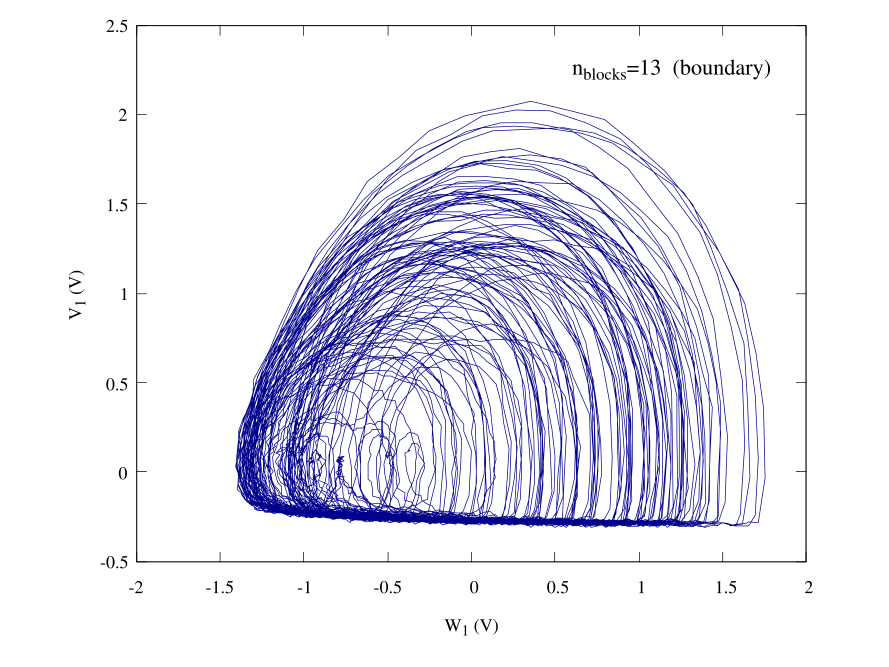

This figure's gnuplot source:
set terminal qt persist
set termoption font "Times,10"
set border lw 0.5

set label at graph 0.65,0.925 "n_{blocks}=13  (boundary)" font ",12"
set xlabel "W_1 (V)"
set ylabel "V_1 (V)"
set size ratio 0.8
set xrange [-2:2]
set yrange [-0.5:2.5]
plot "13_blocks_avg.dat" u ($3*10):($2*10) every ::0::10000 w l notitle lc "dark-blue" lw 0.5
